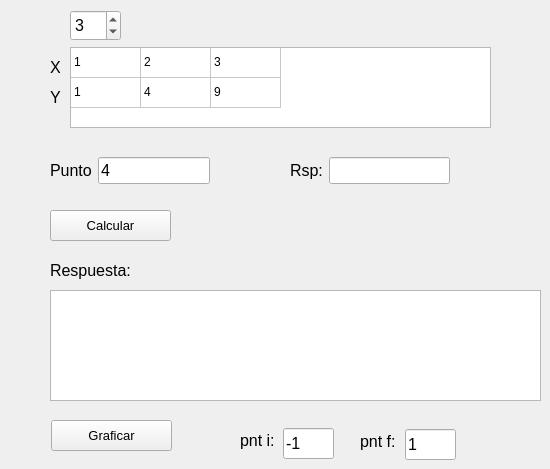
   <widget class="QWidget" name="tabLagrange">
    <attribute name="title">
     <string>Lagrange</string>
    </attribute>
    <widget class="QTableWidget" name="tableLagrange">
     <property name="geometry">
      <rect>
       <x>70</x>
       <y>47</y>
       <width>421</width>
       <height>81</height>
      </rect>
     </property>
     <property name="rowCount">
      <number>2</number>
     </property>
     <property name="columnCount">
      <number>3</number>
     </property>
     <attribute name="horizontalHeaderVisible">
      <bool>false</bool>
     </attribute>
     <attribute name="horizontalHeaderDefaultSectionSize">
      <number>70</number>
     </attribute>
     <attribute name="verticalHeaderVisible">
      <bool>false</bool>
     </attribute>
     <attribute name="verticalHeaderStretchLastSection">
      <bool>false</bool>
     </attribute>
     <row/>
     <row/>
     <column/>
     <column/>
     <column/>
     <item row="0" column="0">
      <property name="text">
       <string>1</string>
      </property>
     </item>
     <item row="0" column="1">
      <property name="text">
       <string>2</string>
      </property>
     </item>
     <item row="0" column="2">
      <property name="text">
       <string>3</string>
      </property>
     </item>
     <item row="1" column="0">
      <property name="text">
       <string>1</string>
      </property>
     </item>
     <item row="1" column="1">
      <property name="text">
       <string>4</string>
      </property>
     </item>
     <item row="1" column="2">
      <property name="text">
       <string>9</string>
      </property>
     </item>
    </widget>
    <widget class="QLabel" name="label_9">
     <property name="geometry">
      <rect>
       <x>50</x>
       <y>57</y>
       <width>20</width>
       <height>21</height>
      </rect>
     </property>
     <property name="font">
      <font>
       <pointsize>12</pointsize>
      </font>
     </property>
     <property name="text">
      <string>X</string>
     </property>
    </widget>
    <widget class="QLabel" name="label_10">
     <property name="geometry">
      <rect>
       <x>50</x>
       <y>87</y>
       <width>20</width>
       <height>21</height>
      </rect>
     </property>
     <property name="font">
      <font>
       <pointsize>12</pointsize>
      </font>
     </property>
     <property name="text">
      <string>Y</string>
     </property>
    </widget>
    <widget class="QWidget" name="gridLayoutWidget">
     <property name="geometry">
      <rect>
       <x>50</x>
       <y>150</y>
       <width>160</width>
       <height>41</height>
      </rect>
     </property>
     <layout class="QGridLayout" name="gridLayout">
      <item row="0" column="1">
       <widget class="QLineEdit" name="lineLagrange">
        <property name="font">
         <font>
          <pointsize>12</pointsize>
         </font>
        </property>
        <property name="text">
         <string>4</string>
        </property>
       </widget>
      </item>
      <item row="0" column="0">
       <widget class="QLabel" name="label_11">
        <property name="font">
         <font>
          <pointsize>12</pointsize>
         </font>
        </property>
        <property name="text">
         <string>Punto</string>
        </property>
       </widget>
      </item>
     </layout>
    </widget>
    <widget class="QLabel" name="label_12">
     <property name="geometry">
      <rect>
       <x>50</x>
       <y>260</y>
       <width>101</width>
       <height>21</height>
      </rect>
     </property>
     <property name="font">
      <font>
       <pointsize>12</pointsize>
      </font>
     </property>
     <property name="text">
      <string>Respuesta:</string>
     </property>
    </widget>
    <widget class="QTextEdit" name="textEditLagrange">
     <property name="geometry">
      <rect>
       <x>50</x>
       <y>290</y>
       <width>491</width>
       <height>111</height>
      </rect>
     </property>
     <property name="font">
      <font>
       <pointsize>11</pointsize>
      </font>
     </property>
     <property name="html">
      <string>&lt;!DOCTYPE HTML PUBLIC &quot;-//W3C//DTD HTML 4.0//EN&quot; &quot;http://www.w3.org/TR/REC-html40/strict.dtd&quot;&gt;
&lt;html&gt;&lt;head&gt;&lt;meta name=&quot;qrichtext&quot; content=&quot;1&quot; /&gt;&lt;style type=&quot;text/css&quot;&gt;
p, li { white-space: pre-wrap; }
&lt;/style&gt;&lt;/head&gt;&lt;body style=&quot; font-family:'MS Shell Dlg 2'; font-size:11pt; font-weight:400; font-style:normal;&quot;&gt;
&lt;p style=&quot;-qt-paragraph-type:empty; margin-top:0px; margin-bottom:0px; margin-left:0px; margin-right:0px; -qt-block-indent:0; text-indent:0px; font-size:8.25pt;&quot;&gt;&lt;br /&gt;&lt;/p&gt;&lt;/body&gt;&lt;/html&gt;</string>
     </property>
    </widget>
    <widget class="QPushButton" name="botonLagrange">
     <property name="geometry">
      <rect>
       <x>50</x>
       <y>210</y>
       <width>121</width>
       <height>31</height>
      </rect>
     </property>
     <property name="font">
      <font>
       <pointsize>10</pointsize>
      </font>
     </property>
     <property name="text">
      <string>Calcular</string>
     </property>
    </widget>
    <widget class="QSpinBox" name="spinBoxLagrange">
     <property name="geometry">
      <rect>
       <x>70</x>
       <y>10</y>
       <width>51</width>
       <height>31</height>
      </rect>
     </property>
     <property name="font">
      <font>
       <pointsize>12</pointsize>
      </font>
     </property>
     <property name="value">
      <number>3</number>
     </property>
    </widget>
    <widget class="QPushButton" name="botonLagrangeG">
     <property name="geometry">
      <rect>
       <x>51</x>
       <y>420</y>
       <width>121</width>
       <height>31</height>
      </rect>
     </property>
     <property name="font">
      <font>
       <pointsize>10</pointsize>
      </font>
     </property>
     <property name="text">
      <string>Graficar</string>
     </property>
    </widget>
    <widget class="QWidget" name="gridLayoutWidget_2">
     <property name="geometry">
      <rect>
       <x>290</x>
       <y>150</y>
       <width>160</width>
       <height>41</height>
      </rect>
     </property>
     <layout class="QGridLayout" name="gridLayout_2">
      <item row="0" column="1">
       <widget class="QLineEdit" name="lineLagrange_2">
        <property name="font">
         <font>
          <pointsize>12</pointsize>
         </font>
        </property>
        <property name="readOnly">
         <bool>true</bool>
        </property>
       </widget>
      </item>
      <item row="0" column="0">
       <widget class="QLabel" name="label_22">
        <property name="font">
         <font>
          <pointsize>12</pointsize>
         </font>
        </property>
        <property name="text">
         <string>Rsp:</string>
        </property>
       </widget>
      </item>
     </layout>
    </widget>
    <widget class="QLineEdit" name="lineEditPiLagrange">
     <property name="geometry">
      <rect>
       <x>283</x>
       <y>428</y>
       <width>51</width>
       <height>31</height>
      </rect>
     </property>
     <property name="font">
      <font>
       <pointsize>12</pointsize>
      </font>
     </property>
     <property name="text">
      <string>-1</string>
     </property>
    </widget>
    <widget class="QLabel" name="label_23">
     <property name="geometry">
      <rect>
       <x>240</x>
       <y>430</y>
       <width>47</width>
       <height>21</height>
      </rect>
     </property>
     <property name="font">
      <font>
       <pointsize>12</pointsize>
      </font>
     </property>
     <property name="text">
      <string>pnt i:</string>
     </property>
    </widget>
    <widget class="QLineEdit" name="lineEditPfLagrange">
     <property name="geometry">
      <rect>
       <x>405</x>
       <y>429</y>
       <width>51</width>
       <height>31</height>
      </rect>
     </property>
     <property name="font">
      <font>
       <pointsize>12</pointsize>
      </font>
     </property>
     <property name="text">
      <string>1</string>
     </property>
    </widget>
    <widget class="QLabel" name="label_24">
     <property name="geometry">
      <rect>
       <x>360</x>
       <y>431</y>
       <width>47</width>
       <height>21</height>
      </rect>
     </property>
     <property name="font">
      <font>
       <pointsize>12</pointsize>
      </font>
     </property>
     <property name="text">
      <string>pnt f:</string>
     </property>
    </widget>
   </widget>
